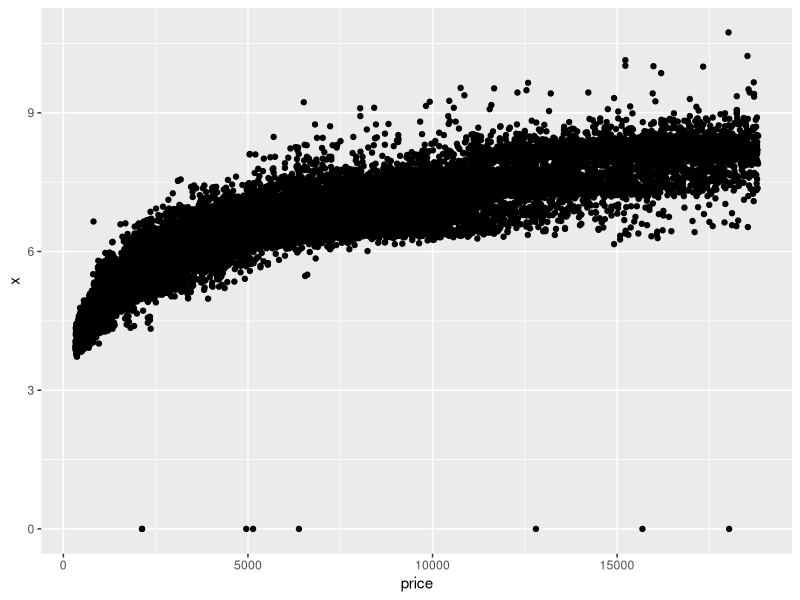
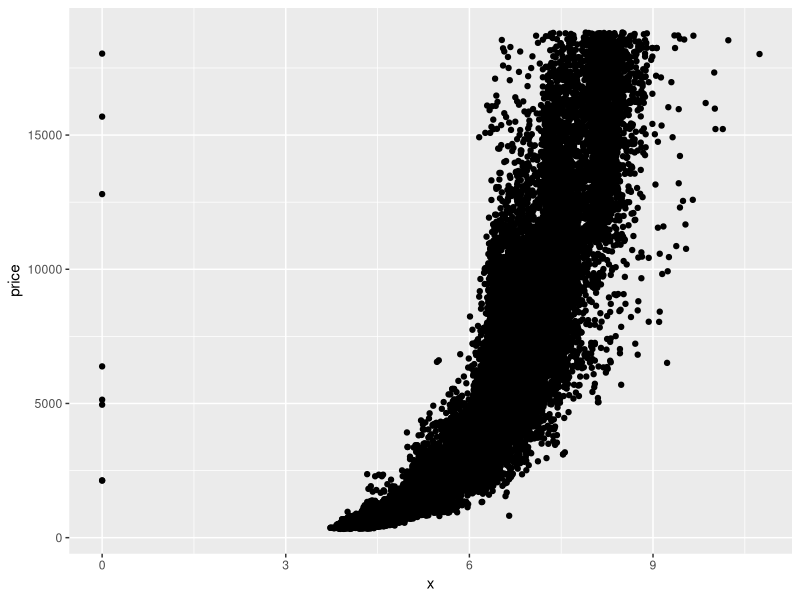
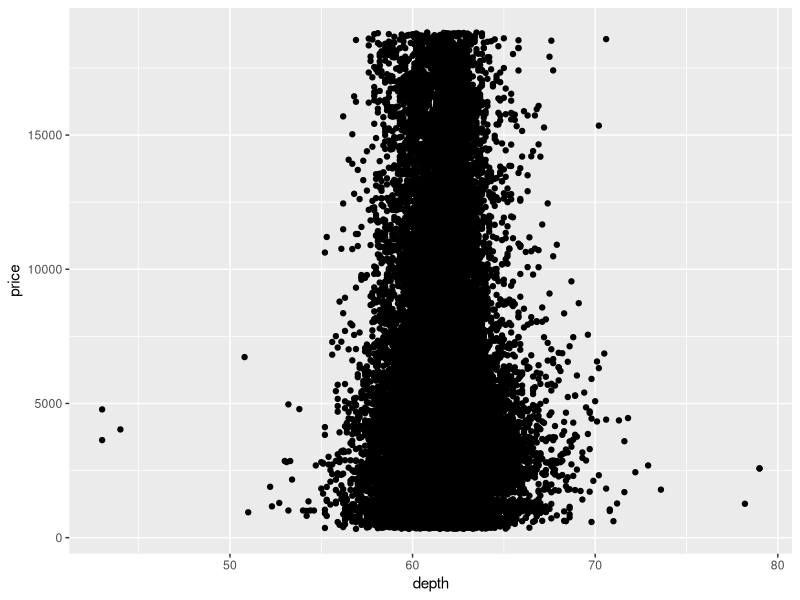
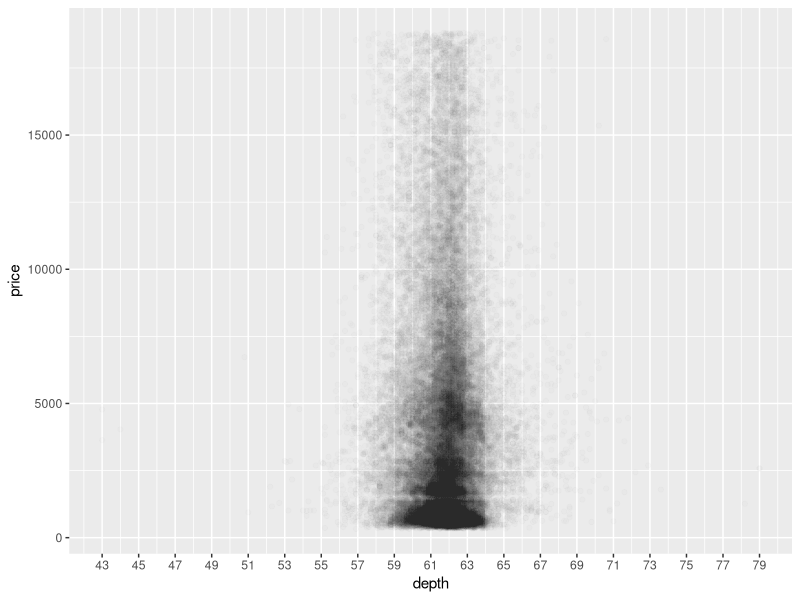
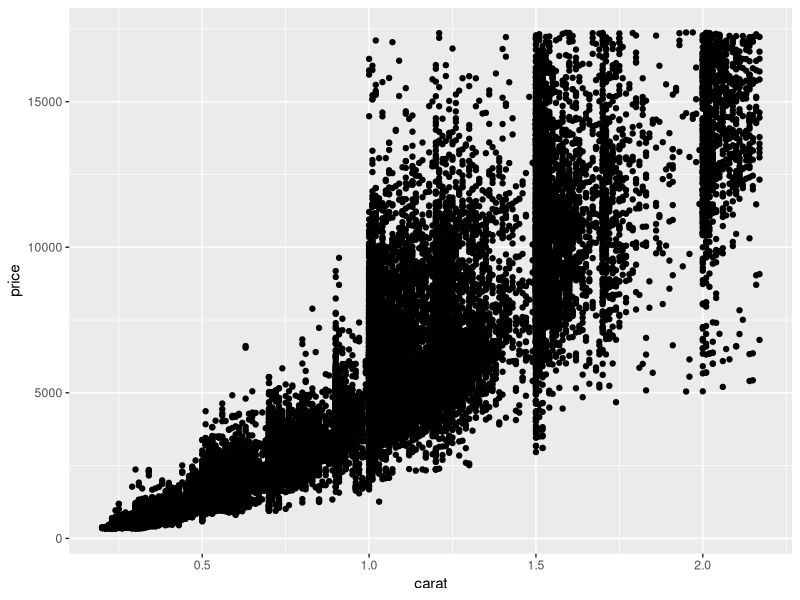
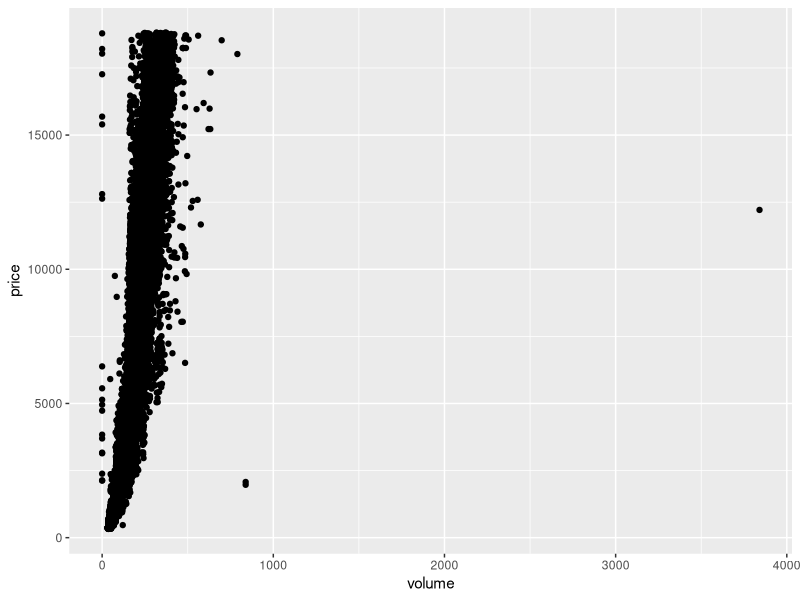
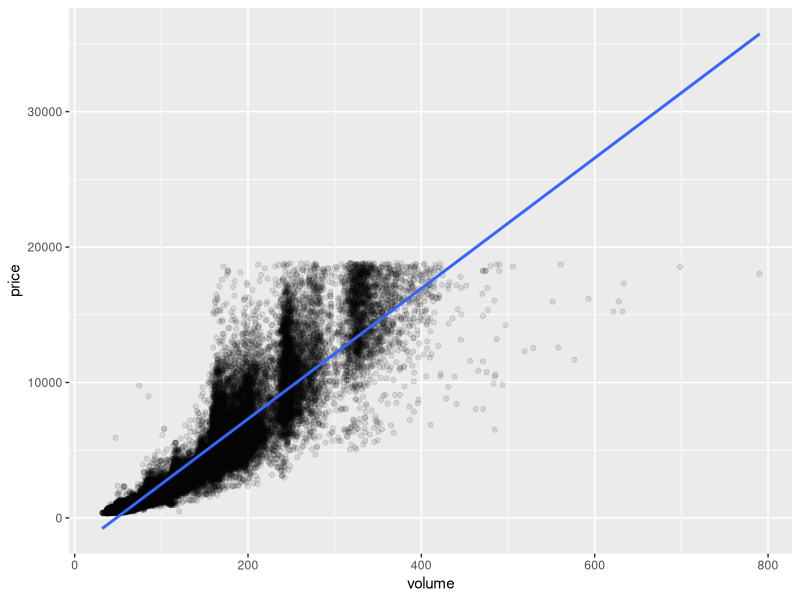
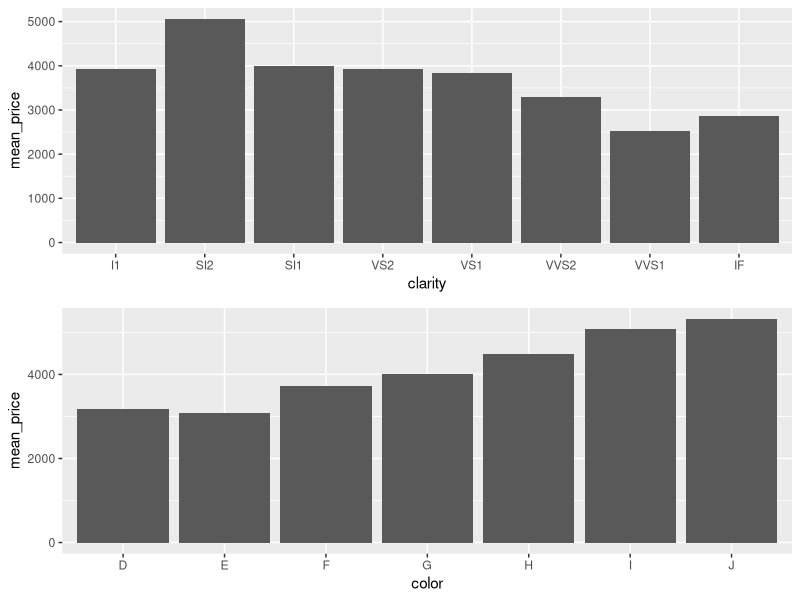

Here is the R script that generated these plots, in order:
library(ggplot2)
head(diamonds)
str(diamonds)
summary(diamonds)
ggplot(data = diamonds, aes(x=price, y = x)) + geom_point()
ggplot(data = diamonds, aes(x = x, y = price)) + geom_point()

cor.test(diamonds$x, diamonds$price)
cor.test(diamonds$y, diamonds$price)
cor.test(diamonds$z, diamonds$price)

ggplot(data = diamonds, aes(x = depth, y = price)) + geom_point()
# Change the code to make the transparency of the
# points to be 1/100 of what they are now and mark
# the x-axis every 2 units. See the instructor notes
# for two hints.
ggplot(data = diamonds, aes(x = depth, y = price)) +
  geom_point(alpha = 1/100) +
  scale_x_continuous(breaks =  seq(43,79,2), labels =  seq(43,79,2))
cor.test(diamonds$price, diamonds$depth)

# Create a scatterplot of price vs carat
# and omit the top 1% of price and carat
# values.
summary(diamonds$price)
summary(diamonds$carat)

top_price <- quantile(diamonds$price,probs = 0.99)
top_carat <- quantile(diamonds$carat, probs = 0.99)
data <- subset(diamonds, diamonds$price < top_price & diamonds$carat < top_carat)

ggplot(data = data,
       aes(x = carat, y = price)) + geom_point()

# Create a scatterplot of price vs. volume (x * y * z).
# This is a very rough approximation for a diamond's volume.

diamonds$volume <- diamonds$x * diamonds$y * diamonds$z
ggplot(diamonds, aes(x = volume, y = price)) + geom_point()

vol.cor.data <- subset(diamonds, volume != 0 & volume < 800 )
cor.test(vol.cor.data$volume, vol.cor.data$price)

# Subset the data to exclude diamonds with a volume
# greater than or equal to 800. Also, exclude diamonds
# with a volume of 0. Adjust the transparency of the
# points and add a linear model to the plot. (See the
# Instructor Notes or look up the documentation of
# geom_smooth() for more details about smoothers.)

ggplot(vol.cor.data, aes(x = volume, y = price)) +
  geom_point(alpha = 1/10) +
  geom_smooth(method = "lm")

# Name the data frame diamondsByClarity

# The data frame should contain the following
# variables in this order.

#       (1) mean_price
#       (2) median_price
#       (3) min_price
#       (4) max_price
#       (5) n
library(dplyr)
str(diamonds)
diamondsByClarity <- diamonds %>%
  group_by(clarity) %>%
  summarise(mean_price = mean(price),
            median_price = median(as.numeric(price)),
            min_price = min(price,na.rm = TRUE),
            max_price = max(price,na.rm = TRUE),
            n = n()) %>%
  arrange(clarity)

# We've created summary data frames with the mean price
# by clarity and color. You can run the code in R to
# verify what data is in the variables diamonds_mp_by_clarity
# and diamonds_mp_by_color.

# Your task is to write additional code to create two bar plots
# on one output image using the grid.arrange() function from the package
# gridExtra.

diamonds_by_clarity <- group_by(diamonds, clarity)
diamonds_mp_by_clarity <- summarise(diamonds_by_clarity, mean_price = mean(price))

diamonds_by_color <- group_by(diamonds, color)
diamonds_mp_by_color <- summarise(diamonds_by_color, mean_price = mean(price))

library(gridExtra)
p1 <- ggplot(diamonds_mp_by_clarity, aes(x=clarity,y=mean_price)) +
  geom_bar(stat = "identity")
p2 <- ggplot(diamonds_mp_by_color, aes(x=color,y=mean_price)) +
  geom_bar(stat = "identity")

grid.arrange(p1,p2,ncol = 1)
